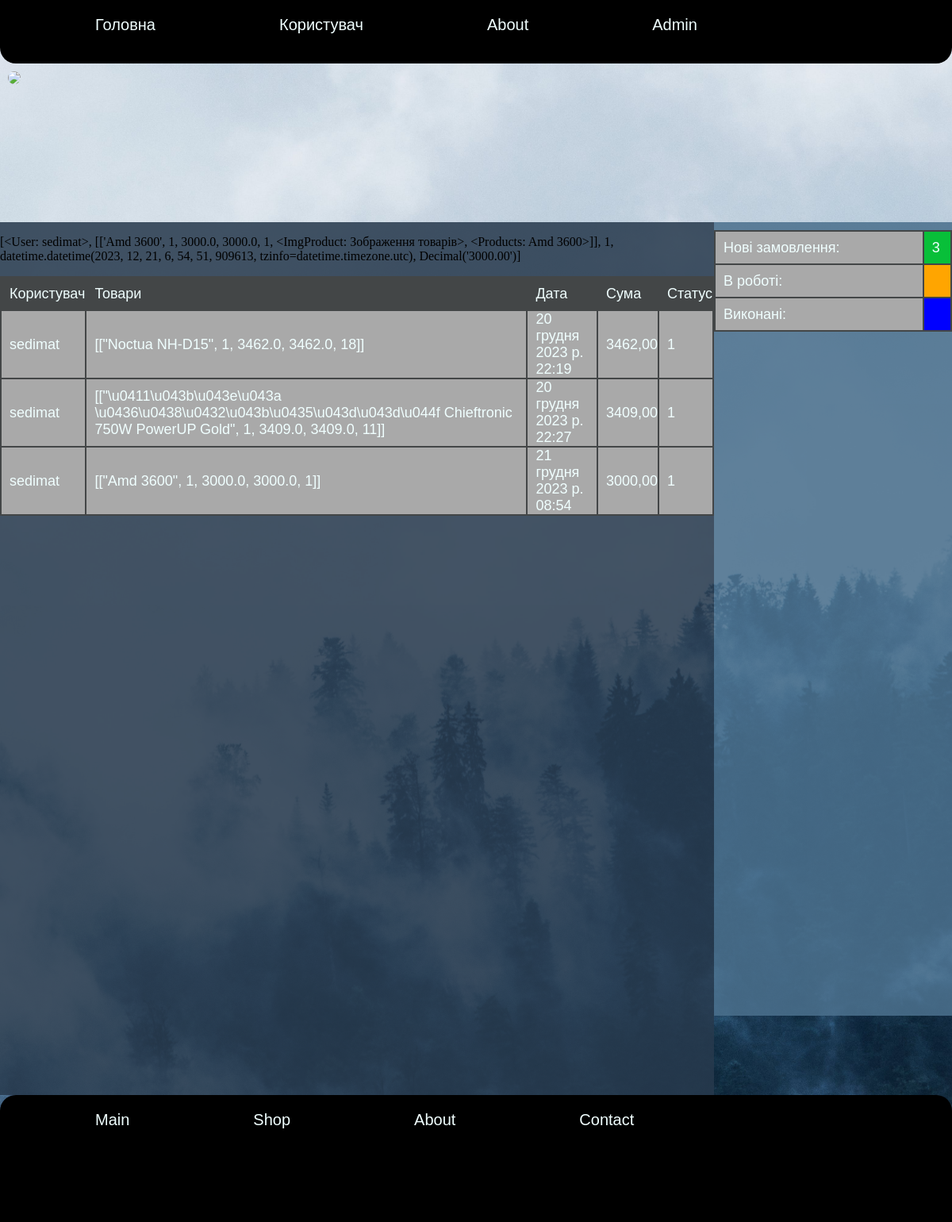
The page /orders on the database its author committed.
### Shop/models.py (models this page shows, shortened)
class Products(models.Model):
    name = models.CharField(max_length=50, verbose_name="Назва")
    description = models.TextField(verbose_name="Опис")
    published_date = models.DateTimeField(auto_created=True, verbose_name="Час")
    amount = models.DecimalField(max_digits=10, decimal_places=0, verbose_name="Кількість")
    price = models.DecimalField(max_digits=10, decimal_places=2, verbose_name="Ціна товару")  # вказує число флоат до коми та після
    category = models.ForeignKey(Category, on_delete=models.CASCADE, null=True, blank=True, verbose_name="Категорія")
    def __str__(self):
        return self.name
    class Meta:
        verbose_name = "Товар"
        verbose_name_plural = "Товари"

class ListOrders(models.Model):
    user = models.ForeignKey(User, on_delete=models.CASCADE, verbose_name="Покупець")
    description = models.TextField(verbose_name="Замовлення")
    status = models.PositiveIntegerField(default=1, verbose_name="Статус")
    date = models.DateTimeField(auto_created=True, verbose_name="Час")
    price = models.DecimalField(max_digits=10, decimal_places=2,default=1, verbose_name="Ціна замовлення")
    class Meta:
        verbose_name = "Замовлення"
        verbose_name_plural = "Замовлення"

### Shop/views.py (the view)
# urls.py: path('orders', views.orders, name='orders'),
def orders(request):
    lnew = ListOrder()['lnew']
    new = ListOrder()['new']
    for i in new:
        list_orders = []
        a = json.loads(i.description)
        for it in a:
            product = get_object_or_404(Products, id=it[4])
            imgs = ImgProduct.objects.filter(product=product.id)
            it.append(imgs[0])
            it.append(product)
        list_orders.append([i.user, a, i.status, i.date, i.price])
    context = {
        'lnew': lnew,
        'new': new,
        'list_orders': list_orders,
    }
    return render(request, 'Shop/orders.html', context=context)

### Shop/models.py (called while the page is built)
    def __str__(self):
        return f'Зображення товарів'

### Shop/views.py (called while the page is built)
def ListOrder():
    new = ListOrders.objects.filter(status=1)
    work = ListOrders.objects.filter(status=2)
    end = ListOrders.objects.filter(status=3)
    return {'new': new, 'work': work, 'end': end, 'lnew': len(new), 'lwork': len(work), 'lend': len(end)}

### template/Shop/orders.html (shortened to what this page needs)
{% extends "Shop/base.html" %}
{% block content1 %}
<table class="table_basket">
        <tr id="tr1">
            <td>Нові замовлення:</td>
            <td style="background-color: #08bf39;">{{ lnew }}</td>
        </tr>
        <tr id="tr1">
            <td>В роботі:</td>
            <td style="background-color: orange;">{{ lwork }}</td>
        </tr>
        <tr id="tr1">
            <td>Виконані:</td>
            <td style="background-color: blue;">{{ lend }}</td>
        </tr>
</table>
{% endblock %}
{% block content %}
{% for ord in list_orders %}
<p>{{ ord }}</p>
{% endfor %}
<table class="table_basket">
        <tr id="tr2">
            <td>Користувач</td>
            <td>Товари</td>
            <td>Дата</td>
            <td>Сума</td>
            <td>Статус</td>
        </tr>
        {% for ord in new %}
        <tr id="tr1">
            <td>{{ ord.user }}</td>
            <td>{{ ord.description }}</td>
            <td>{{ ord.date }}</td>
            <td>{{ ord.price }}</td>
            <td>{{ ord.status }}</td>
        </tr>
        {% endfor %}
</table>
{% endblock %}

### static/Shop/style.css (style rules this page uses)
body { background-image: url('img/back1.jpg'); background-size: cover; background-position: center; background-repeat: no-repeat; background-attachment: fixed; padding: 0px; margin: 0px; }
.table_basket { background-color: #434647; width: 100%; font-family: sans-serif; font-size: 18px; color: azure; margin: 10px 0px 0px 0px; }
#tr1 { height: 40px; background-color: darkgrey; }
#tr2 { height: 40px; }
td { padding: 0px 0px 0px 10px; }

### rows shown on the page
ListOrders: user "sedimat", description "[[\"Noctua NH-D15\", 1, 3462.0, 3462.0, 18]]", date "20 грудня 2023 р. 22:19", price "3462,00", status "1"
ListOrders: user "sedimat", description "[[\"\\u0411\\u043b\\u043e\\u043a \\u0436\\u0438\\u0432\\u043b\\u0435\\u043d\\u043d\\u044f Chieftronic 750W PowerUP Gold\", 1, 3409.0, 3409.0, 11]]", date "20 грудня 2023 р. 22:27", price "3409,00", status "1"
ListOrders: user "sedimat", description "[[\"Amd 3600\", 1, 3000.0, 3000.0, 1]]", date "21 грудня 2023 р. 08:54", price "3000,00", status "1"

### other values the page prints
{{ lnew }} "3"
